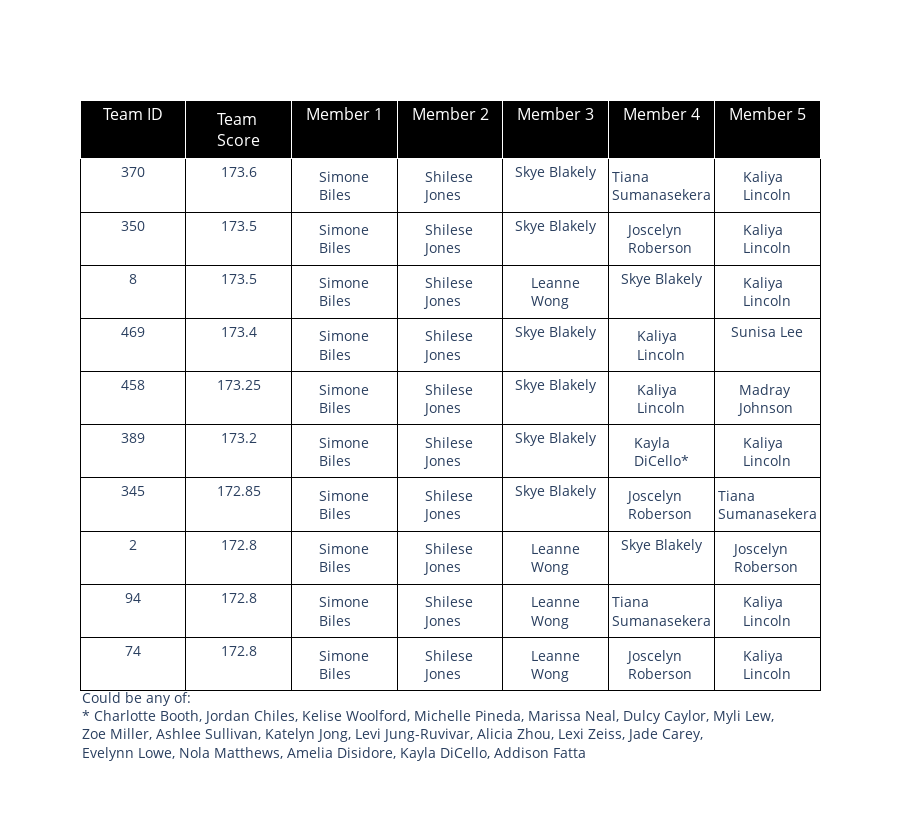

Notebook source saved alongside this figure:
### Markdown cell above
Since only the 3 highest scores for each event are counted, many teams with a different combination of 5 athletes end up with the same 12 counting scores. To find these duplicate teams, the strings (names and events) were converted to ints to quickly compare matrices with event, name, score ranking (1-3), and score. The equivalent Team ID's are stored to be noted in the team member table. Flags denote athletes which could be swapped with no impact to the team score.

### Code cell
day1_scores, day1_teams, day1_removed_teams = import_counting_scores('Day 1')
day1_top_team_ids = team_scores_bar_chart(day1_scores, 'Day 1')
plt.show()
build_top_team_table(day1_top_team_ids, day1_removed_teams, day1_teams, 'Day 1', -0.03)

### Figure 1 — Plotly figure (JSON) as saved in the notebook; plotly's stock layout.template omitted (floating-point values rounded to 4 significant figures)
{"data": [{"cells": {"fill": {"color": "white"}, "font": {"size": 14}, "height": 30, "line": {"color": "black"}, "values": [[370, 350, 8, 469, 458, 389, 345, 2, 94, 74], [173.6, 173.5, 173.5, 173.4, 173.2, 173.2, 172.8, 172.8, 172.8, 172.8], ["Simone Biles", "Simone Biles", "Simone Biles", "Simone Biles", "Simone Biles", "Simone Biles", "Simone Biles", "Simone Biles", "Simone Biles", "Simone Biles"], ["Shilese Jones", "Shilese Jones", "Shilese Jones", "Shilese Jones", "Shilese Jones", "Shilese Jones", "Shilese Jones", "Shilese Jones", "Shilese Jones", "Shilese Jones"], ["Skye Blakely", "Skye Blakely", "Leanne Wong", "Skye Blakely", "Skye Blakely", "Skye Blakely", "Skye Blakely", "Leanne Wong", "Leanne Wong", "Leanne Wong"], ["Tiana Sumanasekera", "Joscelyn Roberson", "Skye Blakely", "Kaliya Lincoln", "Kaliya Lincoln", "Kayla DiCello*", "Joscelyn Roberson", "Skye Blakely", "Tiana Sumanasekera", "Joscelyn Roberson"], ["Kaliya Lincoln", "Kaliya Lincoln", "Kaliya Lincoln", "Sunisa Lee", "Madray Johnson", "Kaliya Lincoln", "Tiana Sumanasekera", "Joscelyn Roberson", "Kaliya Lincoln", "Kaliya Lincoln"]]}, "header": {"fill": {"color": "black"}, "font": {"color": "white", "size": 16}, "height": 40, "line": {"color": "white"}, "values": ["Team ID", "Team Score", "Member 1", "Member 2", "Member 3", "Member 4", "Member 5"]}, "type": "table"}], "layout": {"annotations": [{"align": "left", "font": {"size": 14}, "showarrow": false, "text": "Could be any of: <br>* Charlotte Booth, Jordan Chiles, Kelise Woolford, Michelle Pineda, Marissa Neal, Dulcy Caylor, Myli Lew, <br>Zoe Miller, Ashlee Sullivan, Katelyn Jong, Levi Jung-Ruvivar, Alicia Zhou, Lexi Zeiss, Jade Carey, <br>Evelynn Lowe, Nola Matthews, Amelia Disidore, Kayla DiCello, Addison Fatta<br>", "x": 0, "xanchor": "left", "y": -0.03, "yanchor": "bottom"}], "height": 825}}
